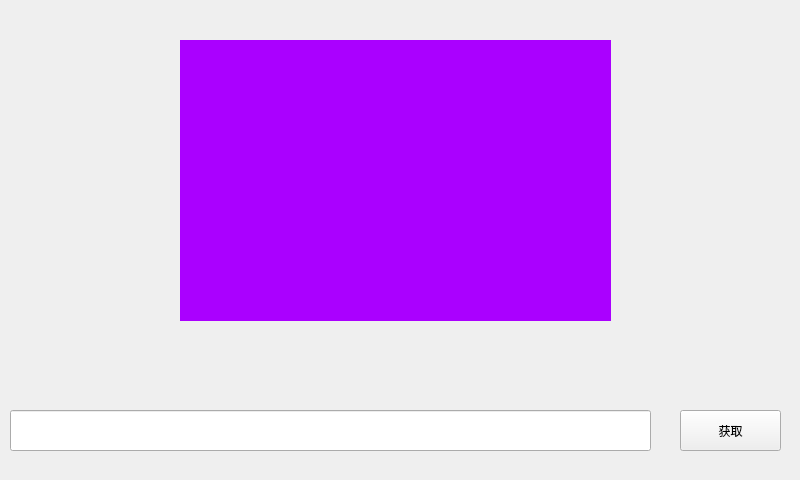
<?xml version="1.0" encoding="UTF-8"?>
<ui version="4.0">
 <class>HttpPic</class>
 <widget class="QWidget" name="HttpPic">
  <property name="geometry">
   <rect>
    <x>0</x>
    <y>0</y>
    <width>800</width>
    <height>480</height>
   </rect>
  </property>
  <property name="windowTitle">
   <string>HttpPic</string>
  </property>
  <widget class="QLabel" name="label">
   <property name="geometry">
    <rect>
     <x>180</x>
     <y>40</y>
     <width>431</width>
     <height>281</height>
    </rect>
   </property>
   <property name="styleSheet">
    <string notr="true">background-color: rgb(170, 0, 255);</string>
   </property>
   <property name="text">
    <string/>
   </property>
  </widget>
  <widget class="QPushButton" name="pushButton">
   <property name="geometry">
    <rect>
     <x>680</x>
     <y>410</y>
     <width>101</width>
     <height>41</height>
    </rect>
   </property>
   <property name="text">
    <string>获取</string>
   </property>
  </widget>
  <widget class="QLineEdit" name="lineEdit">
   <property name="geometry">
    <rect>
     <x>10</x>
     <y>410</y>
     <width>641</width>
     <height>41</height>
    </rect>
   </property>
  </widget>
 </widget>
 <resources/>
 <connections/>
</ui>
